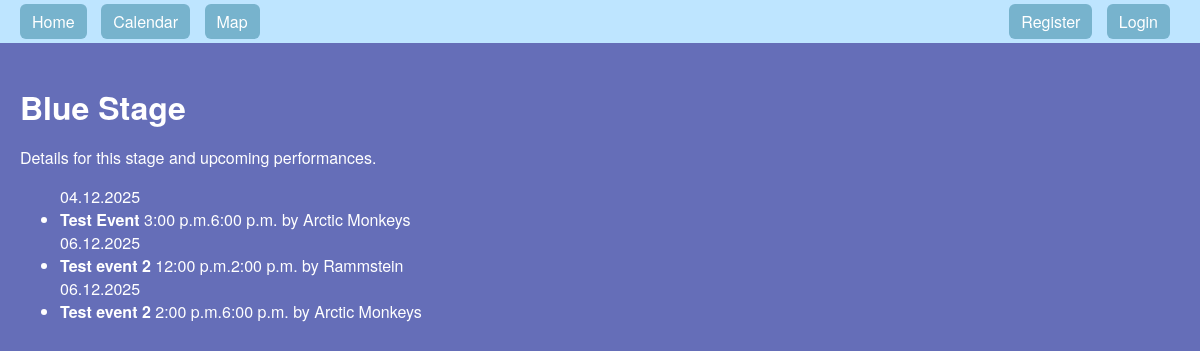
Screenshot of /api/stage/1/ with the database file from the repository.
### festify/models.py (models this page shows, shortened)
class Stage(models.Model):
    name = models.CharField(max_length=100)
    location = models.CharField(max_length=100, blank=True)
    order = models.PositiveIntegerField(default=1)

class Performance(models.Model):
    event = models.ForeignKey(Event, on_delete=models.CASCADE, related_name="performances")
    artist = models.ForeignKey(Artist, on_delete=models.CASCADE, related_name="performances")
    stage = models.ForeignKey(Stage, on_delete=models.CASCADE, related_name="performances")
    title = models.CharField(max_length=200, blank=True)
    start_time = models.TimeField()
    end_time = models.TimeField()
    description = models.TextField(blank=True)

class Event(models.Model):
    host = models.ForeignKey(User, on_delete=models.CASCADE, related_name='hosted_events')
    title = models.CharField(max_length=200)
    description = models.TextField()
    start_datetime = models.DateTimeField()
    end_datetime = models.DateTimeField(null=True, blank=True)
    location_name = models.CharField(max_length=200)
    address = models.CharField(max_length=300)
    latitude = models.FloatField(null=True, blank=True)
    longitude = models.FloatField(null=True, blank=True)
    image = models.ImageField(upload_to='event_images/', blank=True, null=True)
    artists = models.ManyToManyField(Artist, blank=True, related_name='events')
    ticket_price = models.DecimalField(max_digits=10, decimal_places=2)
    capacity = models.IntegerField()
    tickets_sold = models.IntegerField(default=0)
    created_at = models.DateTimeField(auto_now_add=True)
    updated_at = models.DateTimeField(auto_now=True)

class Artist(models.Model):
    name = models.CharField(max_length=200)
    genre = models.CharField(max_length=100, blank=True)
    description = models.TextField(blank=True)
    image_url = models.URLField(blank=True)

### festify/views.py (the view)
# urls.py: path("stage/<int:pk>/", views.stage_detail, name="stage-detail"),
def stage_detail(request, pk):
    stage = get_object_or_404(Stage, pk=pk)
    performances = (
        Performance.objects
        .filter(stage=stage)
        .select_related('artist', 'event')
        .order_by('event__start_datetime', 'start_time')
    )
    return render(request, 'events/stage_detail.html', {
        'stage': stage,
        'performances': performances,
    })

### festify/templates/events/stage_detail.html
{% extends "events/base.html" %} {% block content %}
<h1>{{ stage.name }}</h1>
<p>Details for this stage and upcoming performances.</p>
{% if performances %}
<ul>
  {% for perf in performances %}
  {{ perf.event.start_datetime|date:"d.m.Y" }}
  <li>
    <strong>{{ perf.event.title }}</strong>
    {{ perf.start_time|date:"g:i a" }}{{ perf.end_time|date:"g:i a" }}
    {% if perf.artist %} by {{ perf.artist.name }}{% endif %}
  </li>
  {% endfor %}
</ul>
{% else %}
<p>No performances scheduled for this stage.</p>
{% endif %}
{% endblock %}

### rows the page displays
Stage: name "Blue Stage"
Performance: event.start_datetime "04.12.2025", event "Test Event", start_time "3:00 p.m.", end_time "6:00 p.m.", artist.name "Arctic Monkeys"
Performance: event.start_datetime "06.12.2025", event "Test event 2", start_time "12:00 p.m.", end_time "2:00 p.m.", artist.name "Rammstein"
Performance: event.start_datetime "06.12.2025", event "Test event 2", start_time "2:00 p.m.", end_time "6:00 p.m.", artist.name "Arctic Monkeys"
